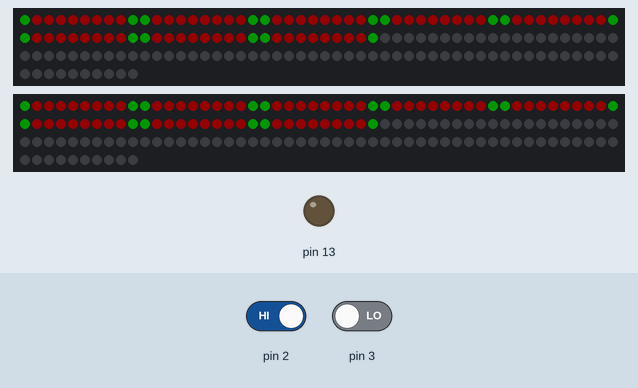
Bench run of a sketch on a simulated Arduino Uno, built with avr-gcc and run on an emulated ATmega328P. Parts: 2 × 160 RGB LEDs in strip order, left to right, continuing on the next row, output pins drawn as LEDs (lit = HIGH). The test bench sets the inputs (shaded band); at power-on: pin 2 LOW, pin 3 LOW. Dim RGB values are drawn brighter than linear.

1.3 s: pin 2 driven HIGH
Above: at 5.8 s.
Timing chart, 0 to 7.3 s (numbered marks = the images above; inputs shaded):
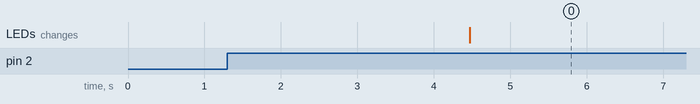

Measured:
- after the input at 1.3 s, the LEDs: change after 3.2 s (image 0)

The sketch:

Stair_sketch6d.ino.ino
```cpp
#include "SPI.h"
#include "Adafruit_WS2801.h"
#include "PIRSensor.h"


// RevB: Uses the universal PCB connection board
// RevC: This configuration version is designed to work with the dedicated PCB.
// RevD: Add external control via Nextion Display to configure color of LEDs.


// ********************************************************************************************
// ********************** Hardware Setup ******************************************************
// ********************************************************************************************
PIRSensor PIR_up(3);     // PIR_up (sense going down) sensor is wired to DI pos 3
PIRSensor PIR_dw(2);     // PIR_dw (sense going up) sensor is wired to DI pos 2
uint8_t dataPin  = 5;    // Red wire on Led strip is wired to DO pos 5. Lower LED circuit
uint8_t clockPin = 4;    // Green wire on Led strip is wired to DO pos 4. Lower LED circuit
uint8_t dataPin2 = 12;     // Red wire on Led strip is wired to DO pos 12. Higher LED circuit
uint8_t clockPin2= 11;     // Green wire on Led strip is wired to DO pos 11. Higher LED circuit
uint16_t numberPixel = 160;    // Number of pixels in a row
uint16_t numberPixel2 = 160;
Adafruit_WS2801 strip = Adafruit_WS2801(numberPixel, dataPin, clockPin);  // Set the first variable to the NUMBER of pixels from "numberPixel" constant.
Adafruit_WS2801 strip2 = Adafruit_WS2801(numberPixel2, dataPin2, clockPin2);


// ********************************************************************************************
// ******************** Duration and Intensity Setup ******************************************
// ********************************************************************************************
int  MaxIntensity=24;    // Intensity  (0 - 64)
uint32_t riseTime = 200; // Rise Time in mSec
uint32_t waitTime = 5000; // Time when LED stripe remains lit in mSec


//*********************************************************************************************
// *************************** Pixel Colors ***************************************************
// ********************************************************************************************
float red_1=64, green_1=0, blue_1=0;       //Colors for center pixels (0-64)
float red_2=0, green_2=64, blue_2=0;       //Colors for border pixels (0-64)


// *********************** Other varialbles ***************************************************
// ********************************************************************************************

uint32_t cCenter, cBorder;    // Global variables for CenterColor (cCenter), BorderColor (cBorder)

unsigned int bco, red, grn, blu;   // Display color variables received from Nextion Display


// ********************************************************************************************
// *********************** Program Starts from Here ***************************************************
// ********************************************************************************************

void setup() {
  strip.begin();  // Update LED contents, to start they are all 'off'
  strip2.begin();
  strip.show();
  strip2.show();
  PIR_up.begin();
  PIR_dw.begin();

  Serial.begin(9600);

  pinMode (13, OUTPUT);
  digitalWrite (13,LOW);
}


void loop() {
  if (Serial.available()){
    String data_from_display="";
    delay(30);
    while (Serial.available()){
      data_from_display += char(Serial.read());
    }
    Serial.println(data_from_display);
    sendData (data_from_display.substring(0,8), data_from_display);
  }

  if (PIR_dw.status()==1) {
    FadeIn (74, MaxIntensity,riseTime);
    FadeIn (64, MaxIntensity,riseTime);
    FadeIn (54, MaxIntensity,riseTime);
    FadeIn (44, MaxIntensity,riseTime);
    FadeIn (34, MaxIntensity,riseTime);
    FadeIn (24, MaxIntensity,riseTime);
    FadeIn (14, MaxIntensity,riseTime);
    FadeIn (4, MaxIntensity,riseTime);
    FadeIn2 (4, MaxIntensity,riseTime);
    FadeIn2 (14, MaxIntensity,riseTime);
    FadeIn2 (24, MaxIntensity,riseTime);
    FadeIn2 (34, MaxIntensity,riseTime);
    FadeIn2 (44, MaxIntensity,riseTime);
    FadeIn2 (54, MaxIntensity,riseTime);
    FadeIn2 (64, MaxIntensity,riseTime);
    FadeIn2 (74, MaxIntensity,riseTime);

    delay (5000);

    FadeOut (74, MaxIntensity,riseTime);
    FadeOut (64, MaxIntensity,riseTime);
    FadeOut (54, MaxIntensity,riseTime);
    FadeOut (44, MaxIntensity,riseTime);
    FadeOut (34, MaxIntensity,riseTime);
    FadeOut (24, MaxIntensity,riseTime);
    FadeOut (14, MaxIntensity,riseTime);
    FadeOut (4, MaxIntensity,riseTime);
    FadeOut2 (4, MaxIntensity,riseTime);
    FadeOut2 (14, MaxIntensity,riseTime);
    FadeOut2 (24, MaxIntensity,riseTime);
    FadeOut2 (34, MaxIntensity,riseTime);
    FadeOut2 (44, MaxIntensity,riseTime);
    FadeOut2 (54, MaxIntensity,riseTime);
    FadeOut2 (64, MaxIntensity,riseTime);
    FadeOut2 (74, MaxIntensity,riseTime);
  }

  if (PIR_up.status()==1) {
    FadeIn2 (74, MaxIntensity,riseTime);
    FadeIn2 (64, MaxIntensity,riseTime);
    FadeIn2 (54, MaxIntensity,riseTime);
    FadeIn2 (44, MaxIntensity,riseTime);
    FadeIn2 (34, MaxIntensity,riseTime);
    FadeIn2 (24, MaxIntensity,riseTime);
    FadeIn2 (14, MaxIntensity,riseTime);
    FadeIn2 (4, MaxIntensity,riseTime);
    FadeIn (4, MaxIntensity,riseTime);
    FadeIn (14, MaxIntensity,riseTime);
    FadeIn (24, MaxIntensity,riseTime);
    FadeIn (34, MaxIntensity,riseTime);
    FadeIn (44, MaxIntensity,riseTime);
    FadeIn (54, MaxIntensity,riseTime);
    FadeIn (64, MaxIntensity,riseTime);
    FadeIn (74, MaxIntensity,riseTime);


    delay (5000);

    FadeOut2 (74, MaxIntensity,riseTime);
    FadeOut2 (64, MaxIntensity,riseTime);
    FadeOut2 (54, MaxIntensity,riseTime);
    FadeOut2 (44, MaxIntensity,riseTime);
    FadeOut2 (34, MaxIntensity,riseTime);
    FadeOut2 (24, MaxIntensity,riseTime);
    FadeOut2 (14, MaxIntensity,riseTime);
    FadeOut2 (4, MaxIntensity,riseTime);
    FadeOut (4, MaxIntensity,riseTime);
    FadeOut (14, MaxIntensity,riseTime);
    FadeOut (24, MaxIntensity,riseTime);
    FadeOut (34, MaxIntensity,riseTime);
    FadeOut (44, MaxIntensity,riseTime);
    FadeOut (54, MaxIntensity,riseTime);
    FadeOut (64, MaxIntensity,riseTime);
    FadeOut (74, MaxIntensity,riseTime);
  }

}
// ************************************************************************************
// ****************  Function Definitions  ********************************************
// ************************************************************************************

void FadeIn (int num, int maxIntensity, uint32_t transTime) {      // Turn on Pixels

     uint32_t currentTime, previousTime;

     currentTime = millis();
     previousTime = currentTime;

     for (int i=1; i<MaxIntensity; i=i+4){
        cCenter=Color(i*(red_1/64),i*(green_1/64),i*(blue_1/64));
        cBorder=Color(i*(red_2/64),i*(green_2/64),i*(blue_2/64));
        strip.setPixelColor(num-4,cBorder);
        strip.setPixelColor(num-3,cCenter);
        strip.setPixelColor(num-2,cCenter);
        strip.setPixelColor(num-1,cCenter);
        strip.setPixelColor(num,cCenter);
        strip.setPixelColor(num+1,cCenter);
        strip.setPixelColor(num+2,cCenter);
        strip.setPixelColor(num+3,cCenter);
        strip.setPixelColor(num+4,cCenter);
        strip.setPixelColor(num+5,cBorder);
        strip.show();
        currentTime=millis();
        if ((currentTime - previousTime)<(4*transTime/MaxIntensity)){
          while((currentTime - previousTime)<(4*transTime/MaxIntensity)){
            currentTime=millis();
//            Serial.print (currentTime - previousTime);                    // Remove comment for troubleshooting
//            Serial.println ("   Waiting... ");                    // Remove comment for troubleshooting
          }
        }
        previousTime=currentTime;
  //      Serial.print ("Fade In ");                    // Remove comment for troubleshooting
  //      Serial.print (i);                    // Remove comment for troubleshooting
  //      Serial.print ("    tranTime ");                    // Remove comment for troubleshooting
  //      Serial.println (transTime/MaxIntensity);                    // Remove comment for troubleshooting
     }

}

void FadeIn2 (int num, int maxIntensity, uint32_t transTime) {      // Turn on Pixels

     uint32_t currentTime2, previousTime2;

     currentTime2 = millis();
     previousTime2 = currentTime2;

     for (int i=1; i<MaxIntensity; i=i+4){
        cCenter=Color(i*(red_1/64),i*(green_1/64),i*(blue_1/64));
        cBorder=Color(i*(red_2/64),i*(green_2/64),i*(blue_2/64));
        strip2.setPixelColor(num-4,cBorder);
        strip2.setPixelColor(num-3,cCenter);
        strip2.setPixelColor(num-2,cCenter);
        strip2.setPixelColor(num-1,cCenter);
        strip2.setPixelColor(num,cCenter);
        strip2.setPixelColor(num+1,cCenter);
        strip2.setPixelColor(num+2,cCenter);
        strip2.setPixelColor(num+3,cCenter);
        strip2.setPixelColor(num+4,cCenter);
        strip2.setPixelColor(num+5,cBorder);
        strip2.show();
        currentTime2=millis();
        if ((currentTime2 - previousTime2)<(4*transTime/MaxIntensity)){
          while((currentTime2 - previousTime2)<(4*transTime/MaxIntensity)){
            currentTime2=millis();
//            Serial.print (currentTime - previousTime);                    // Remove comment for troubleshooting
//            Serial.println ("   Waiting... ");                    // Remove comment for troubleshooting
          }
        }
        previousTime2=currentTime2;
  //      Serial.print ("Fade In ");                    // Remove comment for troubleshooting
  //      Serial.print (i);                    // Remove comment for troubleshooting
  //      Serial.print ("    tranTime ");                    // Remove comment for troubleshooting
  //      Serial.println (transTime/MaxIntensity);                    // Remove comment for troubleshooting
     }

}

void FadeOut (int num, int MaxIntensity, uint32_t transTime) {     // Turn off Pixels
     uint32_t currentTime, previousTime;

     currentTime = millis();
     previousTime = currentTime;

   for (int i=0; i<=MaxIntensity; i=i+4){
        cCenter=Color((MaxIntensity-i)*(red_1/64),(MaxIntensity-i)*(green_1/64),(MaxIntensity-i)*(blue_1/64));
        cBorder=Color((MaxIntensity-i)*(red_2/64),(MaxIntensity-i)*(green_2/64),(MaxIntensity-i)*(blue_2/64));
        strip.setPixelColor(num-4, cBorder);
        strip.setPixelColor(num-3,cCenter);
        strip.setPixelColor(num-2,cCenter);
        strip.setPixelColor(num-1,cCenter);
        strip.setPixelColor(num,cCenter);
        strip.setPixelColor(num+1,cCenter);
        strip.setPixelColor(num+2,cCenter);
        strip.setPixelColor(num+3,cCenter);
        strip.setPixelColor(num+4,cCenter);
        strip.setPixelColor(num+5,cBorder);
        strip.show();
        currentTime=millis();
        if ((currentTime - previousTime)<(4*transTime/MaxIntensity)){
          while((currentTime - previousTime)<(4*transTime/MaxIntensity)){
            currentTime=millis();
  //          Serial.print (currentTime - previousTime);                    // Remove comment for troubleshooting
  //          Serial.println ("   Waiting... ");                    // Remove comment for troubleshooting
          }
        }
        previousTime=currentTime;
  //      Serial.print ("Fade Out ");                    // Remove comment for troubleshooting
  //      Serial.print (i);                    // Remove comment for troubleshooting
  //      Serial.print ("    tranTime ");                    // Remove comment for troubleshooting
  //      Serial.println (transTime/MaxIntensity);                    // Remove comment for troubleshooting
      }

}

void FadeOut2 (int num, int MaxIntensity, uint32_t transTime) {     // Turn off Pixels
     uint32_t currentTime2, previousTime2;

     currentTime2 = millis();
     previousTime2 = currentTime2;

   for (int i=0; i<=MaxIntensity; i=i+4){
        cCenter=Color((MaxIntensity-i)*(red_1/64),(MaxIntensity-i)*(green_1/64),(MaxIntensity-i)*(blue_1/64));
        cBorder=Color((MaxIntensity-i)*(red_2/64),(MaxIntensity-i)*(green_2/64),(MaxIntensity-i)*(blue_2/64));
        strip2.setPixelColor(num-4, cBorder);
        strip2.setPixelColor(num-3,cCenter);
        strip2.setPixelColor(num-2,cCenter);
        strip2.setPixelColor(num-1,cCenter);
        strip2.setPixelColor(num,cCenter);
        strip2.setPixelColor(num+1,cCenter);
        strip2.setPixelColor(num+2,cCenter);
        strip2.setPixelColor(num+3,cCenter);
        strip2.setPixelColor(num+4,cCenter);
        strip2.setPixelColor(num+5,cBorder);
        strip2.show();
        currentTime2=millis();
        if ((currentTime2 - previousTime2)<(4*transTime/MaxIntensity)){
          while((currentTime2 - previousTime2)<(4*transTime/MaxIntensity)){
            currentTime2=millis();
  //          Serial.print (currentTime - previousTime);                    // Remove comment for troubleshooting
  //          Serial.println ("   Waiting... ");                    // Remove comment for troubleshooting
          }
        }
        previousTime2=currentTime2;
  //      Serial.print ("Fade Out ");                    // Remove comment for troubleshooting
  //      Serial.print (i);                    // Remove comment for troubleshooting
  //      Serial.print ("    tranTime ");                    // Remove comment for troubleshooting
  //      Serial.println (transTime/MaxIntensity);                    // Remove comment for troubleshooting
      }

}

/* Helper functions */

// Create a 24 bit color value from R,G,B
uint32_t Color(byte r, byte g, byte b)
{
  uint32_t c;
  c = r;
  c <<= 8;
  c |= g;
  c <<= 8;
  c |= b;
  return c;
}


//*****************************************************************************************
//****************  Nextion Functions Declaration *******************************************
//*****************************************************************************************

void sendData(String data_from_display, String data){
  if(data_from_display == "CntColor"){
    bco = data.substring(10,15).toInt();
    red = bco>>11;
    red = map(red,0,31,0,63);
    grn = bco&2016;
    grn = grn>>5;
//    grn = map(grn,0,63,0,63);  // Not necessary to map green because green already ranges from 0-63
    blu = bco&31;
    blu = map(blu,0,31,0,63);
    red_1 = (float)red;
    green_1 = (float)grn;
    blue_1 = (float)blu;
  }
  if(data_from_display == "SidColor"){
    bco = data.substring(10,15).toInt();
    red = bco>>11;
    red = map(red,0,31,0,63);
    grn = bco&2016;
    grn = grn>>5;
    blu = bco&31;
    blu = map(blu,0,31,0,63);
    red_2 = (float)red;
    green_2 = (float)grn;
    blue_2 = (float)blu;
  }
}
```

PIRSensor.cpp
```cpp
#include "PIRSensor.h"


PIRSensor::PIRSensor(int pin)
{
  _pin = pin;
}

void PIRSensor::begin()
{
  pinMode(_pin,INPUT);
}

bool PIRSensor::status()
{
  return digitalRead(_pin);
}
```

PIRSensor.h
```cpp
#ifndef PIRSensor_h
#define PIRSensor_h

#include <Arduino.h>

class PIRSensor
{
  public:
    PIRSensor(int pin);

    void begin();
    bool status();

  private:
    int _pin;
    bool _status;
};

#endif
```
